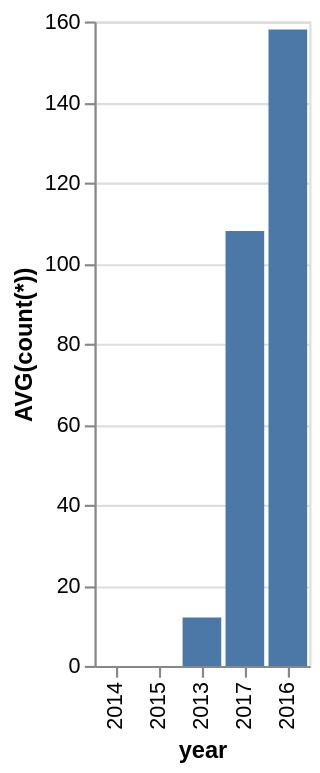

The Vega-Lite source for this figure:
### Vega-Lite specification from a JSON file in a GitHub repository (floating-point values rounded to 4 significant figures)
{"data": {"values": [{"x_data": "2014", "y_data": 0}, {"x_data": "2015", "y_data": 0}, {"x_data": "2013", "y_data": 12}, {"x_data": "2017", "y_data": 108}, {"x_data": "2016", "y_data": 158}]}, "mark": "bar", "encoding": {"x": {"field": "x_data", "type": "nominal", "title": "year", "sort": {"op": "sum", "field": "y_data", "order": "ascending"}}, "y": {"field": "y_data", "type": "quantitative", "title": "AVG(count(*))"}}}
